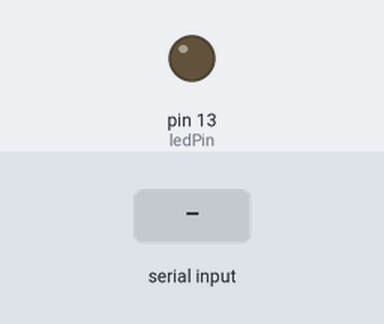
The sketch below on a simulated Arduino Uno, built with avr-gcc and run on an emulated ATmega328P. Parts: output pins drawn as LEDs (lit = HIGH). Inputs (shaded band) come from the test bench.

Above: at 1.2 s.
1.3 s: "1" received over Serial
At 2.1 s:
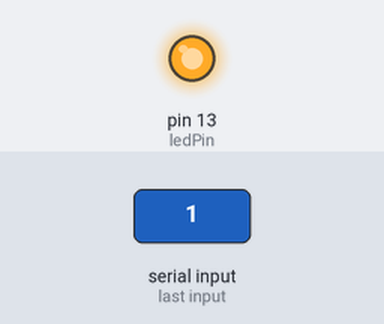
2.8 s: "0" received over Serial
At 3.2 s:
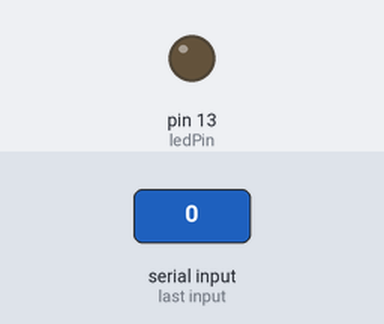
Timing chart, 0 to 5.8 s (numbered marks = the images above; inputs shaded):
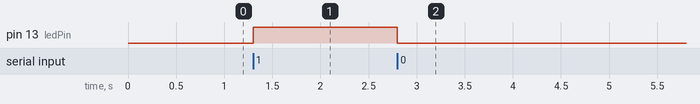

The sketch:

LEDDemo.ino
```cpp
int incomingByte = 0;	// 用來儲存收進來的 data byte
const int ledPin = 13;

void setup() {
  // 開啟 Serial port, 通訊速率為 9600 bps
  Serial.begin(9600);

  pinMode(ledPin, OUTPUT);
}

void loop() {
  // 檢查是否有資料可供讀取
  if (Serial.available() > 0) {
    // 讀取一個 byte
    incomingByte = Serial.read();

    // 決定打開或關掉 LED
    if (incomingByte == '1')
      digitalWrite(ledPin, HIGH);    // 打開 LED
    else
      digitalWrite(ledPin, LOW);     // 關掉 LED
  }
}
```

Measured:
- after the input at 1.3 s, pin 13 (ledPin): LOW → HIGH at once
- after the input at 2.8 s, pin 13 (ledPin): HIGH → LOW at once
